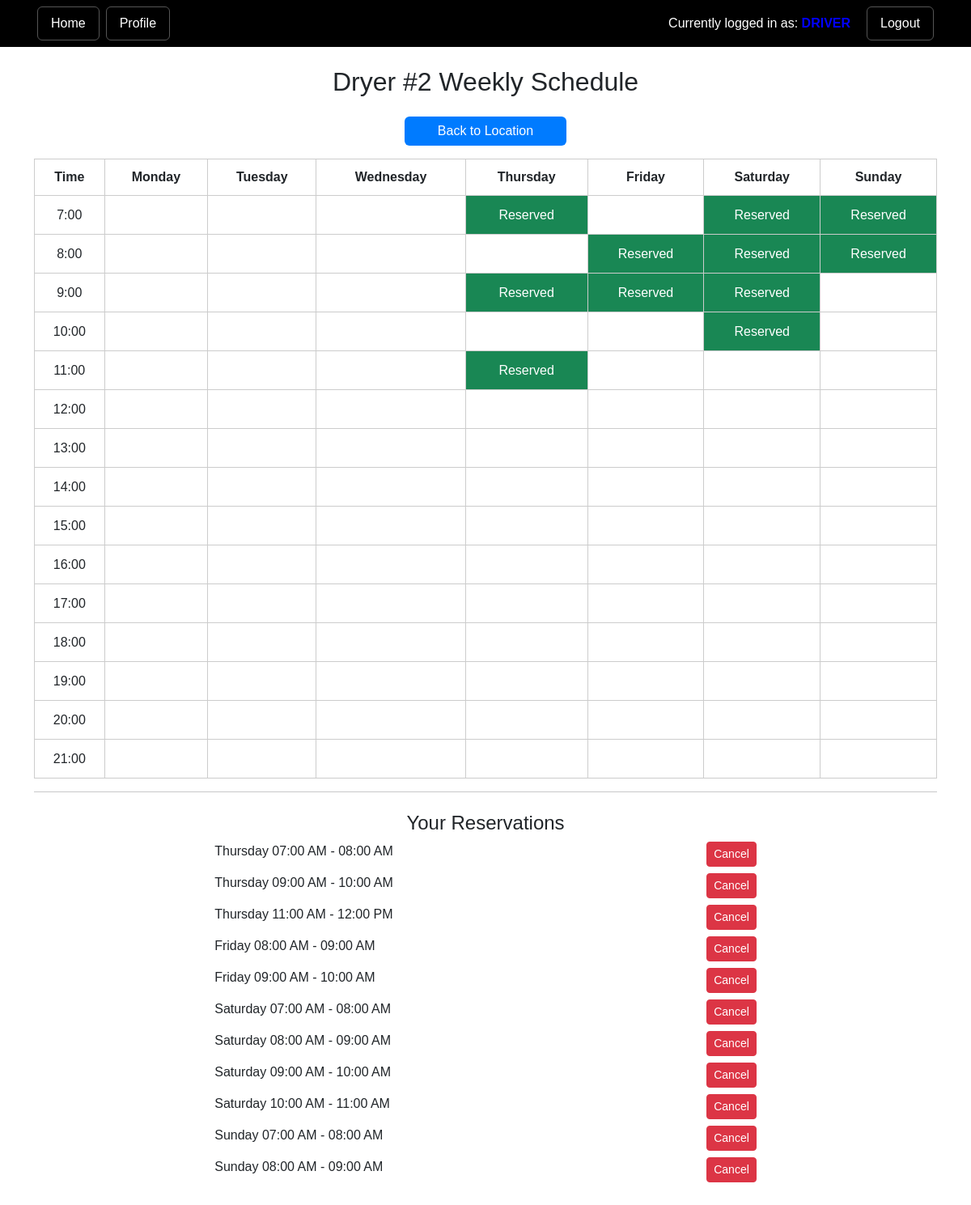
The app's page /machine/2/calendar (signed in) with its own data.
### app/main/models.py (models this page shows, shortened)
class User(UserMixin,db.Model):
    __tablename__='user'
    id: sqlo.Mapped[int] = sqlo.mapped_column(primary_key=True)
    username: sqlo.Mapped[str] = sqlo.mapped_column(sqla.String(64))
    email: sqlo.Mapped[str] = sqlo.mapped_column(sqla.String(120))
    user_type: sqlo.Mapped[str] = sqlo.mapped_column(sqla.String(50))
    address: sqlo.Mapped[str] = sqlo.mapped_column(sqla.String(256), nullable=True)
    password_hash: sqlo.Mapped[Optional[str]] = sqlo.mapped_column(sqla.String(256))
    create_bookings: sqlo.Mapped[List["Booking"]] = sqlo.relationship("Booking",foreign_keys="Booking.user_id",back_populates= "user")
    claim_bookings: sqlo.Mapped[List["Booking"]] = sqlo.relationship("Booking", foreign_keys="Booking.driver_id", back_populates= "driver")
    reservations: sqlo.Mapped[List["Reservation"]] = sqlo.relationship("Reservation", back_populates="user", foreign_keys="[Reservation.user_id]")
    __mapper_args__ = {
        'polymorphic_identity' : 'User',
        'polymorphic_on' : user_type
    }

class Machine(db.Model):
    id: sqlo.Mapped[int] = sqlo.mapped_column(primary_key=True)
    type: sqlo.Mapped[str] = sqlo.mapped_column(sqla.String(10))
    is_reserved: sqlo.Mapped[bool] = sqlo.mapped_column(sqla.Boolean, default=False)
    reserved_by_id: sqlo.Mapped[Optional[int]] = sqlo.mapped_column(sqla.Integer, sqla.ForeignKey('user.id'))
    reserved_by: sqlo.Mapped[Optional["User"]] = sqlo.relationship("User")
    reserved_until: sqlo.Mapped[Optional[datetime]] = sqlo.mapped_column(sqla.DateTime(timezone=True), nullable=True)
    reserved_time: sqlo.Mapped[Optional[str]] = sqlo.mapped_column(sqla.String(20))
    location_id: sqlo.Mapped[int] = sqlo.mapped_column(sqla.Integer, sqla.ForeignKey('location.id'), nullable=False)
    location: sqlo.Mapped[Optional["Location"]] = sqlo.relationship("Location", back_populates="machines")
    reports: sqlo.Mapped[List["Report"]] = sqlo.relationship("Report", back_populates="machine")
    status: sqlo.Mapped[str] = sqlo.mapped_column(sqla.Enum("available", "in-use", "broken", name="machine_status"), default="available")

class Reservation(db.Model):
    __tablename__ = "reservation"
    id: sqlo.Mapped[int] = sqlo.mapped_column(primary_key=True)
    machine_id: sqlo.Mapped[int] = sqlo.mapped_column(sqla.Integer, sqla.ForeignKey('machine.id'), nullable=False)
    machine = db.relationship("Machine", backref="reservations")
    user_id: sqlo.Mapped[int] = sqlo.mapped_column(sqla.Integer, sqla.ForeignKey('user.id'), nullable=False)
    user: sqlo.Mapped["User"] = sqlo.relationship("User", back_populates="reservations", foreign_keys=[user_id])
    start_time: sqlo.Mapped[datetime] = sqlo.mapped_column(sqla.DateTime, nullable=False)
    end_time: sqlo.Mapped[datetime] = sqlo.mapped_column(sqla.DateTime, nullable=False)
    location_id: sqlo.Mapped[Optional[int]] = sqlo.mapped_column(sqla.Integer, sqla.ForeignKey('location.id'), nullable=True)
    location: sqlo.Mapped[Optional["Location"]] = sqlo.relationship("Location", back_populates="reservations")

### app/main/routes.py (the view, shortened to what this page needs)
@bp_main.route('/machine/<int:machine_id>/calendar', methods=['GET', 'POST'])
@login_required
def machine_calendar(machine_id):
    machine = Machine.query.get_or_404(machine_id)
    reservations = (
    Reservation.query
    .filter_by(machine_id=machine_id,
               user_id=current_user.id)   # only show YOUR reservations
    .order_by(Reservation.start_time)    # sort by day then time
    .all()
)
    calendar = {}
    for r in reservations:
        calendar[(r.start_time.weekday(), r.start_time.hour)] = r
    days = ["Monday","Tuesday","Wednesday","Thursday",
            "Friday","Saturday","Sunday"]
    return render_template(
        "machine_calendar.html",
        machine=machine,
        reservations=reservations,
        calendar=calendar,
        days=days
    )

### app/main/models.py (called while the page is built)
@login.user_loader
def load_user(id):
    return db.session.get(User, int(id))

### app/main/templates/machine_calendar.html (shortened to what this page needs)
{% extends "base.html" %}
{% block content %}
<h2 class="text-center mb-4">
    {{ machine.type|capitalize }} #{{ machine.id }} Weekly Schedule
</h2>
<div class="text-center mb-3">
    <a href="{{ url_for('main.location', location_id=machine.location_id) }}"
       class="btn btn-primary">
        Back to Location
    </a>
</div>
<table class="calendar-table">
    <tr>
        <th>Time</th>
        {% for d in days %}
            <th>{{ d }}</th>
        {% endfor %}
    </tr>
    {% for hour in range(7, 22) %}
    <tr>
        <td>{{ hour }}:00</td>
        {% for day_index in range(7) %}
            {% set reservation = calendar.get((day_index, hour)) %}
            {% if reservation %}
                {% if reservation.user_id == current_user.id %}
                <td class = "green">
                    <div class="calendar-btn green">
                        Reserved
                    </div>
                </td>
                {% else %}
                <td class = "gray">
                    <div class="calendar-btn gray">
                        Reserved
                    </div>
                </td>
                {% endif %}
            {% else %}
            <td>
                <form method="POST">
                    <button type="submit" class="calendar-btn">
                    </button>
                </form>
            </td>
            {% endif %}
        {% endfor %}
    </tr>
    {% endfor %}
</table>
<hr>
<h4 class="text-center mt-4">Your Reservations</h4>
<div class="revs" style="margin:auto;">
{% for r in reservations if r.user_id == current_user.id %}
    <div style="display:flex; justify-content:space-between; margin:8px 0;">
        <span>
            {{ r.start_time.strftime("%A %I:%M %p") }}
            -
            {{ r.end_time.strftime("%I:%M %p") }}
        </span>
        <form method="POST"
              action="{{ url_for('main.cancel_calendar_reservation',
                                 reservation_id=r.id) }}">
            <button class="btn btn-danger btn-sm">
                Cancel
            </button>
        </form>
    </div>
{% endfor %}
</div>
{% endblock %}

### app/main/templates/base.html (shortened to what this page needs)
<!doctype html>
<html lang="en">
  <head>
    <link rel="stylesheet" href="https://cdn.jsdelivr.net/npm/bootstrap-icons@1.11.3/font/bootstrap-icons.css">
    <link
        href="https://cdn.jsdelivr.net/npm/bootstrap@5.3.2/dist/css/bootstrap.min.css"
        rel="stylesheet"
>
    <link rel="stylesheet" href="{{ url_for('static', filename='css/main.css') }}">
  </head>
  <body>
    <nav class="navbar navbar-expand-lg navbar-dark bg-dark mb-4">
      <div class="container">
        <div class="collapse navbar-collapse" id="navbarNav">
          <ul class="navbar-nav me-auto mb-2 mb-lg-0">
            <li class="nav-item">
              <a class="nav-link border border-secondary rounded px-3 mx-1 text-white" href="{{ url_for('main.map_page') }}">Home</a>
            {% if not current_user.is_anonymous %}
            <li class="nav-item">
              <a class="nav-link border border-secondary rounded px-3 mx-1 text-white" href="{{ url_for('main.profile') }}">Profile</a>
            </li>
            {% endif %}
          </ul>
          <ul class="navbar-nav mb-2 mb-lg-0 align-items-center hide-on-small">
            {% if current_user.is_anonymous %}
            <li class="nav-item">
              <a class="nav-link border border-secondary rounded px-3 mx-1 text-white" href="{{ url_for('auth.login') }}">Login</a>
            </li>
            <li class="nav-item">
              <a class="nav-link border border-secondary rounded px-3 mx-1 text-white" href="{{ url_for('auth.register') }}">Register</a>
            </li>
            <li class="nav-item">
              <a class="nav-link border border-secondary rounded px-3 mx-1 text-white" href="{{ url_for('auth.admin_register') }}">Admin Registration</a>
            </li>
            {% else %}
            <li class= "nav-item me-3">
              <span class="text-white">Currently logged in as: <strong style="color:blue; text-transform: uppercase;">{{ current_user.user_type }}</strong></span>
            </li>
            <li class="nav-item">
              <a class="nav-link border border-secondary rounded px-3 mx-1 text-white" href="{{ url_for('auth.logout') }}">Logout</a>
            </li>
            {% endif %}
          </ul>
        </div>
      </div>
    </nav>
    <div class="container mt-3">
      {% block content %}{% endblock %}
    </div>
  </body>
</html>

### app/static/css/main.css (style rules this page uses)
body { font-family: Arial, sans-serif; background-color: white; margin-bottom: 75px; }
.navbar { background-color: black !important; }
.nav-link { border: 1px solid #555 !important; margin-right: 10px; color: white !important; }
.btn-primary { background-color: #007bff !important; border: none; width: 200px; }
ul { list-style: none; padding-left: 0; margin-bottom: 0; }
.revs { width: 60%; }
.calendar-table { width: 100%; border-collapse: collapse; }
.calendar-table th, .calendar-table td { border: 1px solid #ccc; text-align: center; height: 45px; }
.calendar-btn { width: 100%; height: 45px; border: none; background: white; display: flex; justify-content: center; align-items: center; }
.green { background-color: #198754 !important; color: white; }

### records on screen
User: user_type "DRIVER"
Machine: type "Dryer", id "2"
Reservation: start_time "Thursday 07:00 AM", end_time "08:00 AM"
Reservation: start_time "Thursday 09:00 AM", end_time "10:00 AM"
Reservation: start_time "Thursday 11:00 AM", end_time "12:00 PM"
Reservation: start_time "Friday 08:00 AM", end_time "09:00 AM"
Reservation: start_time "Friday 09:00 AM", end_time "10:00 AM"
Reservation: start_time "Saturday 07:00 AM", end_time "08:00 AM"
Reservation: start_time "Saturday 08:00 AM", end_time "09:00 AM"
Reservation: start_time "Saturday 09:00 AM", end_time "10:00 AM"
Reservation: start_time "Saturday 10:00 AM", end_time "11:00 AM"
Reservation: start_time "Sunday 07:00 AM", end_time "08:00 AM"
Reservation: start_time "Sunday 08:00 AM", end_time "09:00 AM"

### other values on screen
{{ d }} "Monday" "Tuesday" "Wednesday" "Thursday" "Friday" "Saturday" "Sunday"
{{ hour }} "7" "8" "9" "10" "11" "12" "13" "14" "15" "16" "17" "18" "19" "20" "21"
